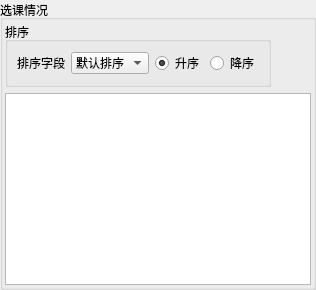
    <widget class="QGroupBox" name="groupBox_6">
     <property name="title">
      <string>选课情况</string>
     </property>
     <layout class="QVBoxLayout" name="verticalLayout_4">
      <property name="leftMargin">
       <number>2</number>
      </property>
      <property name="topMargin">
       <number>2</number>
      </property>
      <property name="rightMargin">
       <number>2</number>
      </property>
      <property name="bottomMargin">
       <number>2</number>
      </property>
      <item>
       <layout class="QHBoxLayout" name="horizontalLayout_4">
        <item>
         <widget class="QGroupBox" name="groupBoxSort">
          <property name="enabled">
           <bool>true</bool>
          </property>
          <property name="title">
           <string>排序</string>
          </property>
          <layout class="QHBoxLayout" name="horizontalLayout_5">
           <item>
            <widget class="QLabel" name="label_19">
             <property name="text">
              <string>排序字段</string>
             </property>
            </widget>
           </item>
           <item>
            <widget class="QComboBox" name="comboFields">
             <property name="currentText">
              <string>默认排序</string>
             </property>
             <item>
              <property name="text">
               <string>默认排序</string>
              </property>
             </item>
             <item>
              <property name="text">
               <string>学分</string>
              </property>
             </item>
            </widget>
           </item>
           <item>
            <widget class="QRadioButton" name="radioBtnAscend">
             <property name="text">
              <string>升序</string>
             </property>
             <property name="checked">
              <bool>true</bool>
             </property>
            </widget>
           </item>
           <item>
            <widget class="QRadioButton" name="radioBtnDescend">
             <property name="text">
              <string>降序</string>
             </property>
            </widget>
           </item>
          </layout>
         </widget>
        </item>
        <item>
         <spacer name="horizontalSpacer">
          <property name="orientation">
           <enum>Qt::Horizontal</enum>
          </property>
          <property name="sizeHint" stdset="0">
           <size>
            <width>40</width>
            <height>20</height>
           </size>
          </property>
         </spacer>
        </item>
       </layout>
      </item>
      <item>
       <widget class="QTableView" name="tableView">
        <property name="styleSheet">
         <string notr="true">alternate-background-color: rgb(211, 249, 248);</string>
        </property>
        <property name="editTriggers">
         <set>QAbstractItemView::NoEditTriggers</set>
        </property>
        <property name="alternatingRowColors">
         <bool>true</bool>
        </property>
        <attribute name="horizontalHeaderDefaultSectionSize">
         <number>80</number>
        </attribute>
        <attribute name="horizontalHeaderShowSortIndicator" stdset="0">
         <bool>false</bool>
        </attribute>
        <attribute name="horizontalHeaderStretchLastSection">
         <bool>true</bool>
        </attribute>
        <attribute name="verticalHeaderDefaultSectionSize">
         <number>29</number>
        </attribute>
       </widget>
      </item>
     </layout>
    </widget>
